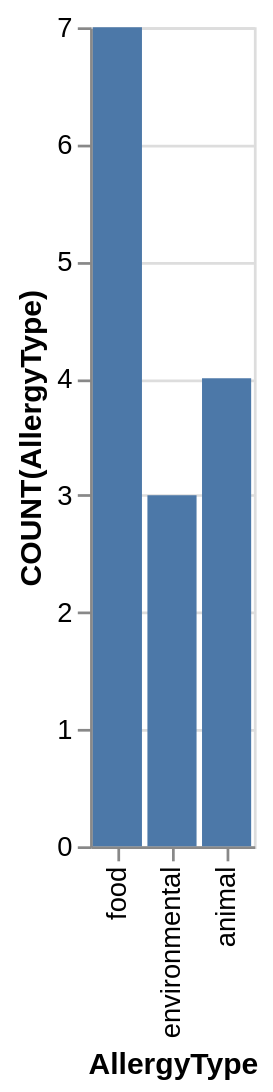

Vega-Lite specification stored for this chart:
### Vega-Lite specification from a JSON file in a GitHub repository (floating-point values rounded to 4 significant figures)
{"data": {"values": [{"x_data": "animal", "y_data": 4}, {"x_data": "environmental", "y_data": 3}, {"x_data": "food", "y_data": 7}]}, "mark": "bar", "encoding": {"x": {"field": "x_data", "type": "nominal", "title": "AllergyType", "sort": "descending"}, "y": {"field": "y_data", "type": "quantitative", "title": "COUNT(AllergyType)"}}}
